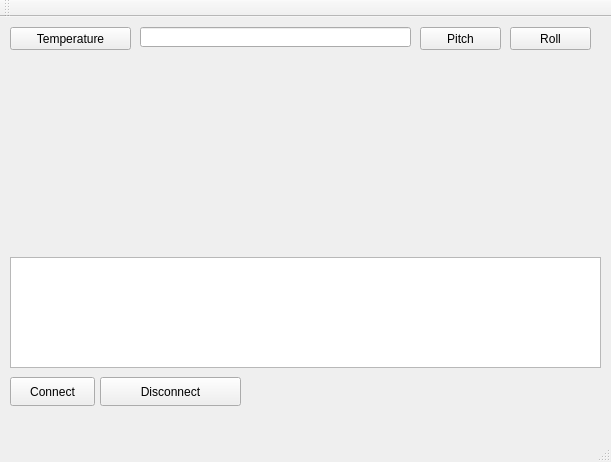
<?xml version="1.0" encoding="UTF-8"?>
<ui version="4.0">
 <class>MainWindow</class>
 <widget class="QMainWindow" name="MainWindow">
  <property name="geometry">
   <rect>
    <x>0</x>
    <y>0</y>
    <width>611</width>
    <height>462</height>
   </rect>
  </property>
  <property name="windowTitle">
   <string>MainWindow</string>
  </property>
  <widget class="QWidget" name="centralWidget">
   <widget class="QPushButton" name="upButton">
    <property name="geometry">
     <rect>
      <x>420</x>
      <y>10</y>
      <width>81</width>
      <height>23</height>
     </rect>
    </property>
    <property name="text">
     <string>Pitch</string>
    </property>
   </widget>
   <widget class="QLineEdit" name="outputEdit">
    <property name="geometry">
     <rect>
      <x>140</x>
      <y>10</y>
      <width>271</width>
      <height>20</height>
     </rect>
    </property>
    <property name="readOnly">
     <bool>true</bool>
    </property>
   </widget>
   <widget class="QCustomPlot" name="customPlot" native="true">
    <property name="geometry">
     <rect>
      <x>10</x>
      <y>40</y>
      <width>591</width>
      <height>191</height>
     </rect>
    </property>
   </widget>
   <widget class="QPushButton" name="downButton">
    <property name="geometry">
     <rect>
      <x>10</x>
      <y>10</y>
      <width>121</width>
      <height>23</height>
     </rect>
    </property>
    <property name="text">
     <string>Temperature</string>
    </property>
   </widget>
   <widget class="QPlainTextEdit" name="outputText">
    <property name="geometry">
     <rect>
      <x>10</x>
      <y>240</y>
      <width>591</width>
      <height>111</height>
     </rect>
    </property>
    <property name="centerOnScroll">
     <bool>true</bool>
    </property>
   </widget>
   <widget class="QPushButton" name="connectButton">
    <property name="geometry">
     <rect>
      <x>10</x>
      <y>360</y>
      <width>85</width>
      <height>29</height>
     </rect>
    </property>
    <property name="text">
     <string>Connect</string>
    </property>
   </widget>
   <widget class="QPushButton" name="disconnectButton">
    <property name="geometry">
     <rect>
      <x>100</x>
      <y>360</y>
      <width>141</width>
      <height>29</height>
     </rect>
    </property>
    <property name="text">
     <string>Disconnect</string>
    </property>
   </widget>
   <widget class="QPushButton" name="rollButton">
    <property name="geometry">
     <rect>
      <x>510</x>
      <y>10</y>
      <width>81</width>
      <height>23</height>
     </rect>
    </property>
    <property name="text">
     <string>Roll</string>
    </property>
   </widget>
  </widget>
  <widget class="QMenuBar" name="menuBar">
   <property name="geometry">
    <rect>
     <x>0</x>
     <y>0</y>
     <width>611</width>
     <height>24</height>
    </rect>
   </property>
  </widget>
  <widget class="QToolBar" name="mainToolBar">
   <attribute name="toolBarArea">
    <enum>TopToolBarArea</enum>
   </attribute>
   <attribute name="toolBarBreak">
    <bool>false</bool>
   </attribute>
  </widget>
  <widget class="QStatusBar" name="statusBar"/>
 </widget>
 <layoutdefault spacing="6" margin="11"/>
 <customwidgets>
  <customwidget>
   <class>QCustomPlot</class>
   <extends>QWidget</extends>
   <header>qcustomplot.h</header>
   <container>1</container>
  </customwidget>
 </customwidgets>
 <resources/>
 <connections/>
</ui>
